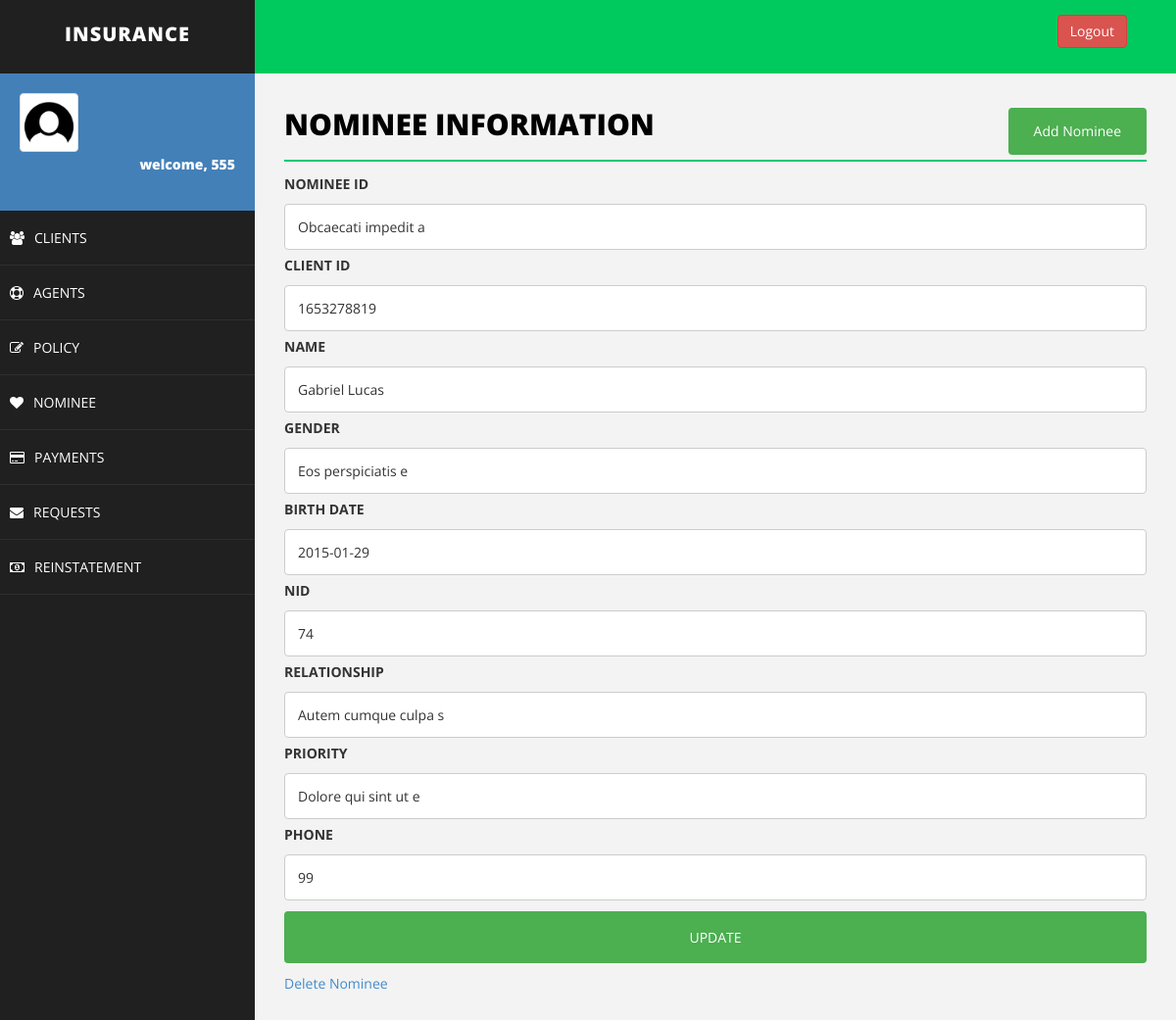
The page /editNominee.php?nominee_id=Obcaecati impedit a (signed in) on the database its author committed.
### tables this page shows
CREATE TABLE `nominee` (
  `nominee_id` varchar(200) NOT NULL,
  `client_id` varchar(100) NOT NULL,
  `name` varchar(50) NOT NULL,
  `sex` varchar(20) NOT NULL,
  `birth_date` varchar(50) NOT NULL,
  `nid` varchar(50) NOT NULL,
  `relationship` varchar(20) NOT NULL,
  `priority` varchar(20) NOT NULL,
  `phone` varchar(50) NOT NULL
);

### editNominee.php (the view, shortened to what this page needs)
<!DOCTYPE html>
<html>
<head>
    <link href="assets/css/bootstrap.css" rel="stylesheet" />
    <link href="assets/css/font-awesome.css" rel="stylesheet" />
    <link href="assets/css/basic.css" rel="stylesheet" />
    <link href="assets/css/custom.css" rel="stylesheet" />
</head>
<body>
<?php include 'header.php';
?>
        <div id="page-wrapper">
                <div class="row">
                    <div class="col-md-12">
                        <h1 class="page-head-line">Nominee Information
						<button class="btn" align="center">
						<a href="addNominee.php" class="btn">Add Nominee</a>
						</button>
						</h1>
                    </div>
                </div>
<?php
   include'connection.php';
	if($_SERVER["REQUEST_METHOD"] == "GET"){
		$nominee_id = $_GET["nominee_id"];
	}
	$sql = "SELECT * from nominee where nominee_id='$nominee_id'";
	$result = $conn->query($sql);
	echo "<div>\n";
	  echo '<form action="updateNominee.php" method="post">';
	while($row = $result->fetch_assoc()) {
		echo "<label for=\"fname\">NOMINEE ID</label>";
	    echo "<input type=\"text\" nominee_id=\"fname\" name=\"nominee_id\" placeholder=\"nominee id..\" value=\"$row[nominee_id]\">";
		echo "<label for=\"fname\">CLIENT ID</label>";
	    echo "<input type=\"text\" nominee_id=\"fname\" name=\"client_id\" placeholder=\"client id..\" value=\"$row[client_id]\">";
		echo "<label for=\"fname\">NAME</label>";
	    echo "<input type=\"text\" nominee_id=\"fname\" name=\"name\" placeholder=\"nominees Name..\" value=\"$row[name]\">";
		echo "<label for=\"fname\">GENDER</label>";
		echo "<input type=\"text\" nominee_id=\"fname\" name=\"sex\" placeholder=\"nominees gender..\" value=\"$row[sex]\">";
		echo "<label for=\"fname\">BIRTH DATE</label>";
		echo "<input type=\"text\" nominee_id=\"fname\" name=\"birth_date\" placeholder=\"nominees Birth Date..\" value=\"$row[birth_date]\">";
		echo "<label for=\"fname\">NID</label>";
		echo "<input type=\"text\" nominee_id=\"fname\" name=\"nid\" placeholder=\"nominees NID..\" value=\"$row[nid]\">";
		echo "<label for=\"fname\">RELATIONSHIP</label>";
		echo "<input type=\"text\" nominee_id=\"fname\" name=\"relationship\" placeholder=\"Relationship With Client..\" value=\"$row[relationship]\">";
		echo "<label for=\"fname\">PRIORITY</label>";
		echo "<input type=\"text\" nominee_id=\"fname\" name=\"priority\" placeholder=\"Priority..\" value=\"$row[priority]\">";
		echo "<label for=\"fname\">PHONE</label>";
		echo "<input type=\"text\" nominee_id=\"fname\" name=\"phone\" placeholder=\"nominees Phone..\" value=\"$row[phone]\">";
    }
	echo "<input type=\"submit\" value=\"UPDATE\">";
	echo "</form>\n";
	echo "<a href='deleteNominee.php?nominee_id=".$nominee_id."'>Delete Nominee</a>";
echo "</div>\n";
?>
        </div>
    </div>
</body>
</html>

### assets/css/basic.css (style rules this page uses)
body { font-family: 'Open Sans', sans-serif; line-height:25px; }
#page-wrapper { padding: 15px 15px; min-height: 600px; background: #F3F3F3; }
.page-head-line { font-size: 30px; text-transform: uppercase; color: #000; font-weight: 800; padding-bottom: 20px; border-bottom: 2px solid #00CA79; margin-bottom: 10px; }
@media (min-width:768px) { #page-wrapper { margin: 0 0 0 260px; padding: 15px 30px; min-height: 1200px; } }

### editNominee.php (style rules this page uses)
input[type=text], select { width: 100%; padding: 10px 13px; margin: 3px 0; display: inline-block; border: 1px solid #ccc; border-radius: 4px; box-sizing: border-box; }
input[type=submit] { width: 100%; background-color: #4CAF50; color: white; padding: 14px 20px; margin: 8px 0; border: none; border-radius: 4px; cursor: pointer; }
.btn { background-color: #4CAF50; float: right; color:white; text-decoration:none; }

### rows shown on the page
nominee: nominee_id "Obcaecati impedit a", client_id "1653278819", name "Gabriel Lucas", sex "Eos perspiciatis e", birth_date "2015-01-29", nid "74", relationship "Autem cumque culpa s", priority "Dolore qui sint ut e", phone "99"

### other values the page prints
$_SESSION["username"] "555"
